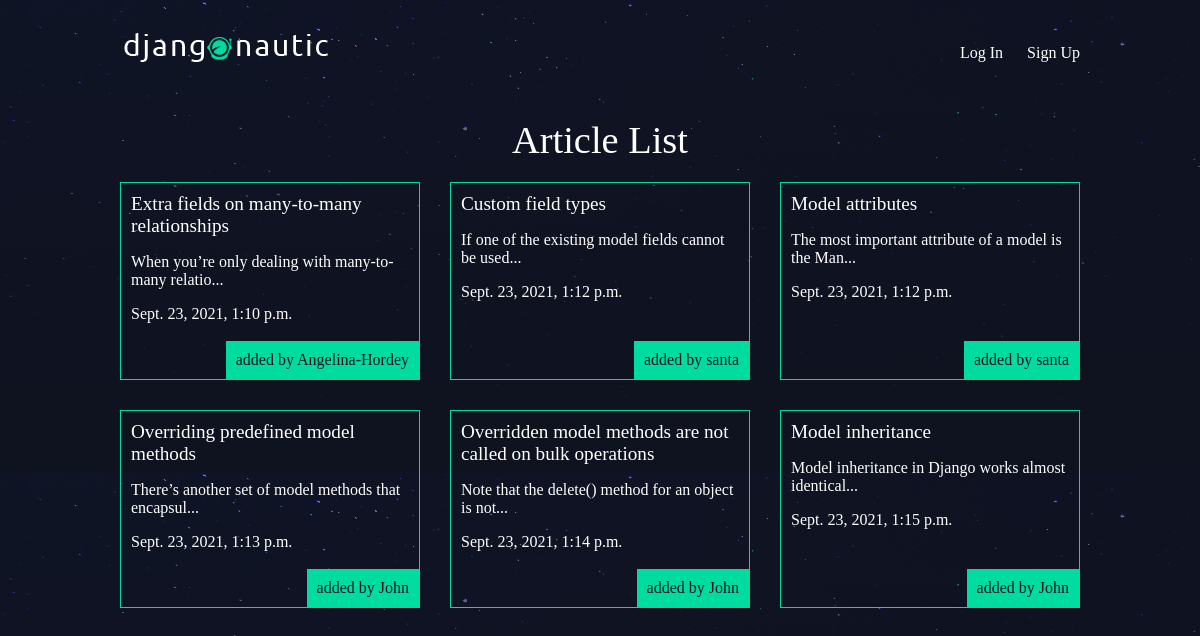
The app's page /articles/ with its own data.
### articles/models.py (models this page shows, shortened)
class Article(models.Model):
    title = models.CharField(max_length=100)
    slug = models.SlugField()
    body = models.TextField()
    date = models.DateTimeField(auto_now_add=True)
    thumb = models.ImageField(default='default.png', blank=True)
    author = models.ForeignKey(User, on_delete=models.CASCADE, default=None)
    def snippet(self):
        return self.body[:50] + "..."

### articles/views.py (the view)
# urls.py: path('', views.article_list, name="list"),
def article_list(request):
    articles = Article.objects.all().order_by('date')
    return render(request, "articles/article_list.html", {'articles': articles})

### articles/templates/articles/article_list.html
{% extends 'base_layout.html' %}
{% block content %}
<h1>Article List</h1>
<div class="articles">
  {% for article in articles %}
    <div class="article">
      <h2><a href="{% url 'articles:detail' slug=article.slug %}">{{ article.title }}</a></h2>
      <p>{{ article.snippet }}</p>
      <p>{{ article.date }}</p>
      <p class="author">added by {{ article.author.username }}</p>
    </div>
  {% endfor %}
</div>
{% endblock %}

### templates/base_layout.html (shortened to what this page needs)
{% load static %}
<!DOCTYPE html>
<html lang="en" dir="ltr">
  <head>
    <link rel="stylesheet" href="{% static 'styles.css'%}">
  </head>
  <body>
    <header class="wrapper">
      <h1><a href="{% url 'home' %}"><img src="{% static 'logo.png'%}" alt=""></a></h1>
      <nav>
        <ul>
          {% if user.is_authenticated %}
          <li>
            <form class="logout-link" action="{% url 'accounts:logout' %}" method="post">
              {% csrf_token %}
              <button type="submit" name="Logout">Logout</button>
            </form>
          </li>
          <li><a href="{% url 'articles:create' %}" class="highlight">New Article</a></li>
          {% else %}
          <li><a href="{% url 'accounts:login' %}">Log In</a></li>
          <li><a href="{% url 'accounts:signup' %}">Sign Up</a></li>
          {% endif %}
        </ul>
      </nav>
    </header>
    <div class="wrapper">
      {%  block content %}{% endblock %}
    </div>
  </body>
</html>

### assets/styles.css (style rules this page uses)
body { background-color: #0f121f; background-image: url(/static/stars.png); background-repeat-y: no-repeat; color: #fff; }
body * { font-family: Ubuntu; }
h1, h2, h3, h4, h5 { font-weight: normal; margin: 0; }
a, a:hover, a:visited { color: #fff; text-decoration: none; }
.wrapper { max-width: 960px; margin: 0 auto; }
div.wrapper > h1 { text-align: center; margin: 20px auto; font-size: 2.4em }
header { display: grid; grid-template-columns: 1fr 1fr; padding: 20px 0; }
nav { justify-self: end; }
nav li { display: inline-block; list-style-type: none; margin-left: 20px; }
.articles { display: grid; grid-template-columns: 1fr 1fr 1fr; grid-gap: 30px; }
.article { padding: 10px; border: 1px solid #00dba0; position: relative; padding-bottom: 40px; }
.article h2 { font-size: 1.2em; }
.article .author { padding: 10px; background: #00dba0; position: absolute; right: 0; bottom: 0; margin: 0; color: #0f121f; }

### records on screen
Article: title "Extra fields on many-to-many relationships", snippet "When you’re only dealing with many-to-many relatio...", date "Sept. 23, 2021, 1:10 p.m.", author.username "Angelina-Hordey"
Article: title "Custom field types", snippet "If one of the existing model fields cannot be used...", date "Sept. 23, 2021, 1:12 p.m.", author.username "santa"
Article: title "Model attributes", snippet "The most important attribute of a model is the Man...", date "Sept. 23, 2021, 1:12 p.m.", author.username "santa"
Article: title "Overriding predefined model methods", snippet "There’s another set of model methods that encapsul...", date "Sept. 23, 2021, 1:13 p.m.", author.username "John"
Article: title "Overridden model methods are not called on bulk operations", snippet "Note that the delete() method for an object is not...", date "Sept. 23, 2021, 1:14 p.m.", author.username "John"
Article: title "Model inheritance", snippet "Model inheritance in Django works almost identical...", date "Sept. 23, 2021, 1:15 p.m.", author.username "John"
